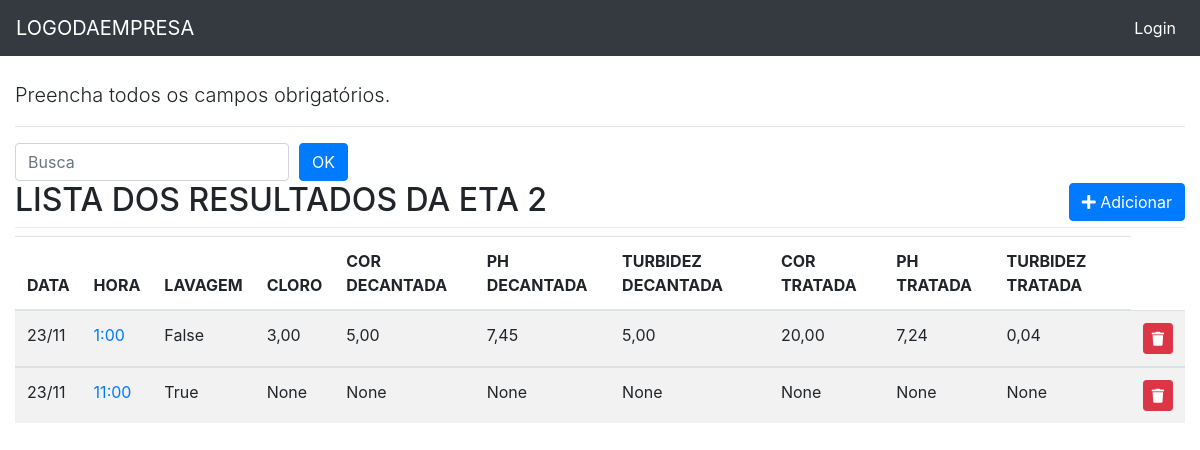
The page /eta_um/list/ on the database its author committed.
### eta_um/models.py (models this page shows, shortened)
class EtaUm(models.Model):
    data = models.DateField('Data', auto_now=False, auto_now_add=False)
    hora = models.CharField(max_length=5, choices=HORA_CHOICE)
    lavagem = models.BooleanField('Lavagem', default=False, blank=True)
    cloro = models.DecimalField('Cloro', max_digits=4, decimal_places=2, blank=True, null=True)
    cor_d = models.DecimalField('Cor Decantada', max_digits=4, decimal_places=2, blank=True, null=True)
    ph_d = models.DecimalField('Ph Decantada', max_digits=4, decimal_places=2, blank=True, null=True)
    turbidez_d = models.DecimalField('Turbidez Decantada', max_digits=4, decimal_places=2, blank=True, null=True)
    cor_t = models.DecimalField('Cor Tratada', max_digits=4, decimal_places=2, blank=True, null=True)
    ph_t = models.DecimalField('Ph Tratada', max_digits=4, decimal_places=2, blank=True, null=True)
    turbidez_t = models.DecimalField('Turbidez Tratada', max_digits=4, decimal_places=2, blank=True, null=True)
    filtro1 = models.DecimalField('Filtro 1', max_digits=4, decimal_places=2, blank=True, null=True)
    filtro2 = models.DecimalField('Filtro 2', max_digits=4, decimal_places=2, blank=True, null=True)
    filtro3 = models.DecimalField('Filtro 3', max_digits=4, decimal_places=2, blank=True, null=True)
    filtro4 = models.DecimalField('Filtro 4', max_digits=4, decimal_places=2, blank=True, null=True)
    class Meta:
        verbose_name = 'ETA 1'
        verbose_name_plural = 'ETAS 1'

### eta_um/views.py (the view)
# urls.py: path('list/', v.eta_um_list, name='eta_um_list'),
def eta_um_list(request):
    template_name = 'eta_dois_list.html'
    obj = EtaUm.objects.all()
    context = {'object_list': obj}
    return render(request, template_name, context)

### eta_dois/templates/eta_dois_list.html (shortened to what this page needs)
{% extends "base.html" %}
{% load static %}
{% block content %}
    <p class="lead">
    Preencha todos os campos obrigatórios.
    </p>
<hr>
<div class="row">
  <div class="col-sm-6">
    <form action="." method="GET" class="form-inline">
      <input type="text" id="search" name="search" class="form-control" placeholder="Busca">
      <input type="submit" class="btn btn-primary" style="margin-left: 10px;" value="OK">
    </form>
  </div>
</div>
<div class="page-header">
    <h2>LISTA DOS RESULTADOS DA ETA 2
      <span class="pull-right">
        <a href="{% url 'eta_dois:eta_dois_add' %}">
          <button type="button" class="btn btn-primary">
            <span class="fa fa-plus"></span> Adicionar
          </button>
        </a>
      </span>
      <div class="dropdown-divider"></div>
    </h2>
    {% if object_list %}
    <div class="table-reponsive">
        <table class="table table-striped">
          <thead>
            <tr>
              <th>DATA</th>
              <th>HORA</th>
              <th>LAVAGEM</th>
              <th>CLORO</th>
              <th>COR DECANTADA</th>
              <th>PH DECANTADA</th>
              <th>TURBIDEZ DECANTADA</th>
              <th>COR TRATADA</th>
              <th>PH TRATADA</th>
              <th>TURBIDEZ TRATADA</th>
            </tr>
          </thead>
          <tbody>
          {% for object in object_list %}
              <tr>
                <td class="text-left">{{ object.data|date:"d/m" }}</td>
                <td>
                  <a href="{% url 'eta_dois:eta_dois_update' object.pk %}">{{ object.hora }}</a>
                </td>
                <td class="text-left">{{ object.lavagem }}</td>
                <td class="text-left">{{ object.cloro }}</td>
                <td class="text-left">{{ object.cor_d }}</td>
                <td class="text-left">{{ object.ph_d}}</td>
                <td class="text-left">{{ object.turbidez_d}}</td>
                <td class="text-left">{{ object.cor_t}}</td>
                <td class="text-left">{{ object.ph_t}}</td>
                <td class="text-left">{{ object.turbidez_t }}</td>
                <td>
                      <a href="{% url 'eta_dois:eta_dois_delete' object.pk %}" class="btn btn-danger btn-sm" title="Excluir"
                      onclick="return confirm('Tem certeza que deseja exluir?')">
                          <i class="fa fa-trash" aria-hidden="true"></i>
                      </a>
                </td>
              </tr>
          </tbody>
      {% endfor %}
        </table>
    </div>
  {% else %}
    <p class="alert alert-warning">Sem itens na lista.</p>
  {% endif %}
</div>
{% endblock content %}l>

### core/static/css/style.css (style rules this page uses)
body { margin-top: 80px; }

### rows shown on the page
EtaUm: data "23/11", hora "1:00", lavagem "False", cloro "3,00", cor_d "5,00", ph_d "7,45", turbidez_d "5,00", cor_t "20,00", ph_t "7,24", turbidez_t "0,04"
EtaUm: data "23/11", hora "11:00", lavagem "True", cloro "None", cor_d "None", ph_d "None", turbidez_d "None", cor_t "None", ph_t "None", turbidez_t "None"
